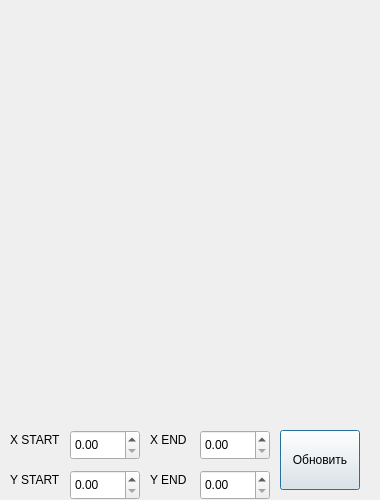
<?xml version="1.0" encoding="UTF-8"?>
<ui version="4.0">
 <class>Plot</class>
 <widget class="QDialog" name="Plot">
  <property name="geometry">
   <rect>
    <x>0</x>
    <y>0</y>
    <width>380</width>
    <height>500</height>
   </rect>
  </property>
  <property name="windowTitle">
   <string>График</string>
  </property>

  <widget class="QLabel" name="expression_label">
   <property name="geometry">
    <rect>
     <x>10</x>
     <y>0</y>
     <width>360</width>
     <height>60</height>
    </rect>
   </property>
  </widget>

  <widget class="QCustomPlot" name="widget" native="true">
   <property name="geometry">
    <rect>
     <x>10</x>
     <y>60</y>
     <width>360</width>
     <height>360</height>
    </rect>
   </property>
  </widget>

  <widget class="QLabel" name="label">
   <property name="geometry">
    <rect>
     <x>10</x>
     <y>430</y>
     <width>60</width>
     <height>20</height>
    </rect>
   </property>
   <property name="text">
    <string>X START</string>
   </property>
  </widget>

  <widget class="QLabel" name="label_2">
   <property name="geometry">
    <rect>
     <x>10</x>
     <y>470</y>
     <width>60</width>
     <height>20</height>
    </rect>
   </property>
   <property name="text">
    <string>Y START</string>
   </property>
  </widget>

  <widget class="QLabel" name="label_3">
   <property name="geometry">
    <rect>
     <x>150</x>
     <y>430</y>
     <width>60</width>
     <height>20</height>
    </rect>
   </property>
   <property name="text">
    <string>X END</string>
   </property>
  </widget>

  <widget class="QLabel" name="label_4">
   <property name="geometry">
    <rect>
     <x>150</x>
     <y>470</y>
     <width>60</width>
     <height>20</height>
    </rect>
   </property>
   <property name="text">
    <string>Y END</string>
   </property>
  </widget>

  <widget class="QDoubleSpinBox" name="lineEdit_x1">
   <property name="geometry">
    <rect>
     <x>70</x>
     <y>430</y>
     <width>70</width>
     <height>30</height>
    </rect>
   </property>
  </widget>

  <widget class="QDoubleSpinBox" name="lineEdit_y1">
   <property name="geometry">
    <rect>
     <x>70</x>
     <y>470</y>
     <width>70</width>
     <height>30</height>
    </rect>
   </property>
  </widget>

  <widget class="QDoubleSpinBox" name="lineEdit_x2">
   <property name="geometry">
    <rect>
     <x>200</x>
     <y>430</y>
     <width>70</width>
     <height>30</height>
    </rect>
   </property>
  </widget>

  <widget class="QDoubleSpinBox" name="lineEdit_y2">
   <property name="geometry">
    <rect>
     <x>200</x>
     <y>470</y>
     <width>70</width>
     <height>30</height>
    </rect>
   </property>
  </widget>
  <widget class="QPushButton" name="pushButton_replot">
   <property name="geometry">
    <rect>
     <x>280</x>
     <y>430</y>
     <width>80</width>
     <height>60</height>
    </rect>
   </property>
    <property name="cursor">
     <cursorShape>PointingHandCursor</cursorShape>
    </property>
   <property name="text">
    <string>Обновить</string>
   </property>
  </widget>
 </widget>
 <customwidgets>
  <customwidget>
   <class>QCustomPlot</class>
   <extends>QWidget</extends>
   <header>qcustomplot.h</header>
   <container>1</container>
  </customwidget>
 </customwidgets>
 <resources/>
 <connections/>
</ui>
